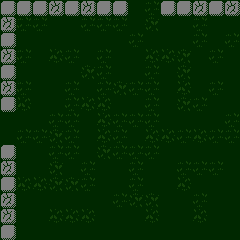

Rendered tile map (Tiled .tmx) drawn with the repository's tilesets; below, a short description and the full map source, tile grids included:
An orthogonal 15x15 tile map with 16x16 px tiles, 3 tile layers (floor, wall, units).

<map version="1.10" tiledversion="2025.05.05" orientation="orthogonal" renderorder="right-down" width="15" height="15" tilewidth="16" tileheight="16" infinite="0" nextlayerid="5" nextobjectid="1">
 <tileset firstgid="1" source="../../tiles/battle/farm.tsx" />
 <layer id="1" name="floor" width="15" height="15">
  <data encoding="csv">
4,18,4,4,4,4,4,4,4,18,4,4,18,4,4,
4,18,18,4,4,18,18,18,4,16,4,4,18,4,4,
4,4,4,4,4,4,4,4,18,4,4,4,18,4,18,
18,18,4,17,18,4,18,4,4,17,17,16,4,18,4,
4,4,4,4,4,16,18,4,4,18,4,16,4,4,4,
4,18,4,4,18,4,18,16,18,18,4,17,4,18,4,
4,17,4,4,18,17,17,4,4,18,4,16,18,4,4,
4,4,4,18,18,4,17,18,18,18,4,4,4,4,18,
4,18,18,16,18,4,17,18,4,17,17,18,17,18,18,
4,4,4,18,18,4,16,18,18,18,4,4,4,4,4,
4,4,4,16,4,18,4,4,18,4,4,18,18,18,4,
4,17,17,16,16,18,4,4,18,4,4,17,4,4,4,
4,4,4,4,4,4,4,18,16,16,4,4,18,4,4,
17,4,4,17,17,17,4,4,4,17,4,4,17,4,4,
4,4,4,4,4,4,4,4,4,4,4,4,4,4,4
</data>
 </layer>
 <layer id="3" name="wall" width="15" height="15">
  <data encoding="csv">
38,38,38,39,38,39,38,38,0,0,38,38,39,38,39,
39,0,0,0,0,0,0,0,0,0,0,0,0,0,0,
38,0,0,0,0,0,0,0,0,0,0,0,0,0,0,
39,0,0,0,0,0,0,0,0,0,0,0,0,0,0,
38,0,0,0,0,0,0,0,0,0,0,0,0,0,0,
39,0,0,0,0,0,0,0,0,0,0,0,0,0,0,
38,0,0,0,0,0,0,0,0,0,0,0,0,0,0,
0,0,0,0,0,0,0,0,0,0,0,0,0,0,0,
0,0,0,0,0,0,0,0,0,0,0,0,0,0,0,
38,0,0,0,0,0,0,0,0,0,0,0,0,0,0,
39,0,0,0,0,0,0,0,0,0,0,0,0,0,0,
38,0,0,0,0,0,0,0,0,0,0,0,0,0,0,
39,0,0,0,0,0,0,0,0,0,0,0,0,0,0,
39,0,0,0,0,0,0,0,0,0,0,0,0,0,0,
38,0,0,0,0,0,0,0,0,0,0,0,0,0,0
</data>
 </layer>
 <layer id="4" name="units" width="15" height="15">
  <data encoding="csv">
0,0,0,0,0,0,0,0,0,0,0,0,0,0,0,
0,0,0,0,0,0,0,0,0,0,0,0,0,0,0,
0,0,0,0,0,0,0,0,0,0,0,0,0,0,0,
0,0,0,0,0,0,0,0,0,0,0,0,0,0,0,
0,0,0,0,0,0,0,0,0,0,0,0,0,0,0,
0,0,0,0,0,0,0,0,0,0,0,0,0,0,0,
0,0,0,0,0,0,0,0,0,0,0,0,0,0,0,
0,0,0,0,0,0,0,0,0,0,0,0,0,0,0,
0,0,0,0,0,0,0,0,0,0,0,0,0,0,0,
0,0,0,0,0,0,0,0,0,0,0,0,0,0,0,
0,0,0,0,0,0,0,0,0,0,0,0,0,0,0,
0,0,0,0,0,0,0,0,0,0,0,0,0,0,0,
0,0,0,0,0,0,0,0,0,0,0,0,0,0,0,
0,0,0,0,0,0,0,0,0,0,0,0,0,0,0,
0,0,0,0,0,0,0,0,0,0,0,0,0,0,0
</data>
 </layer>
</map>
